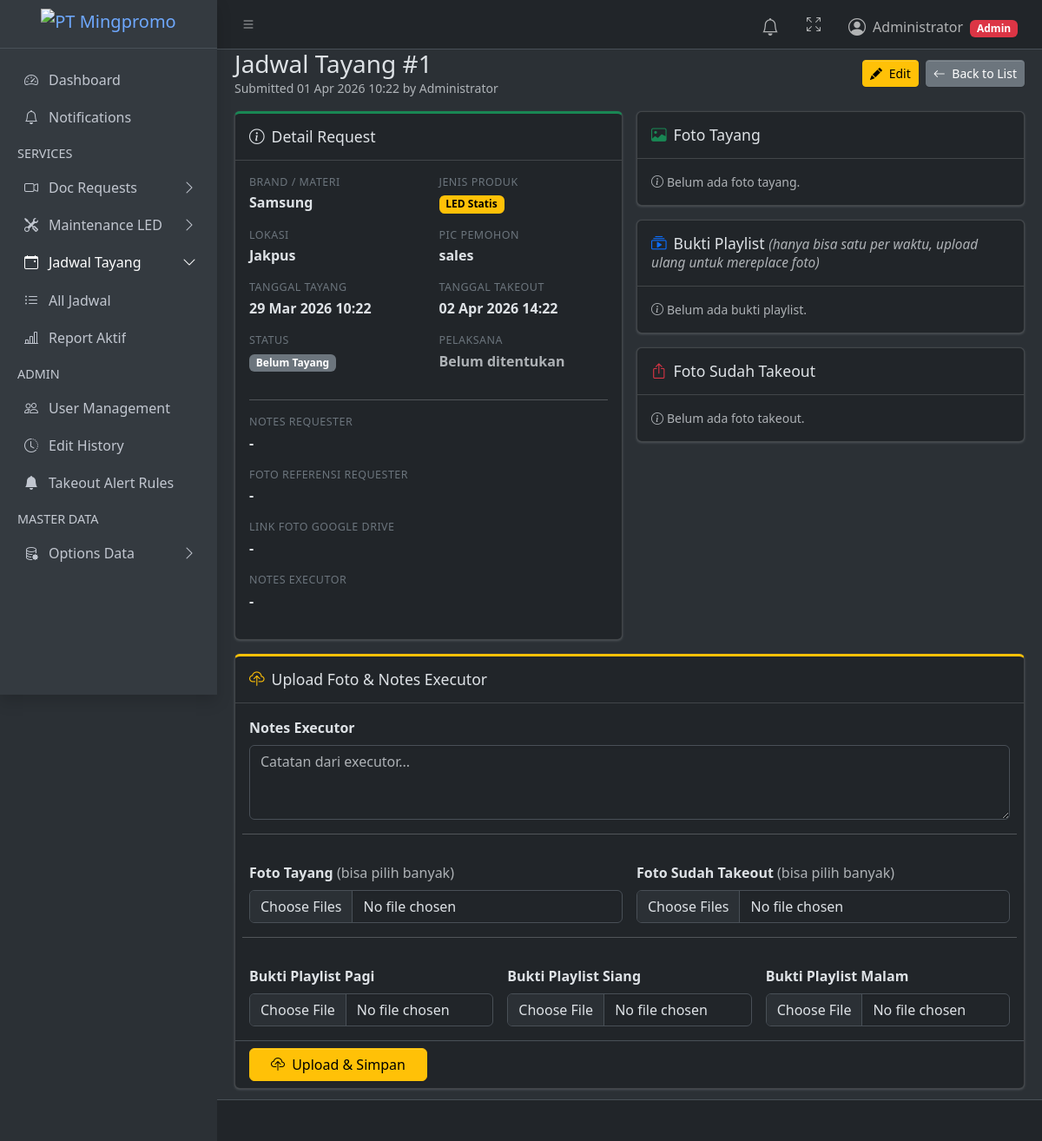
Before: /jadwal-tayang/1/ (signed in) with the older database file.
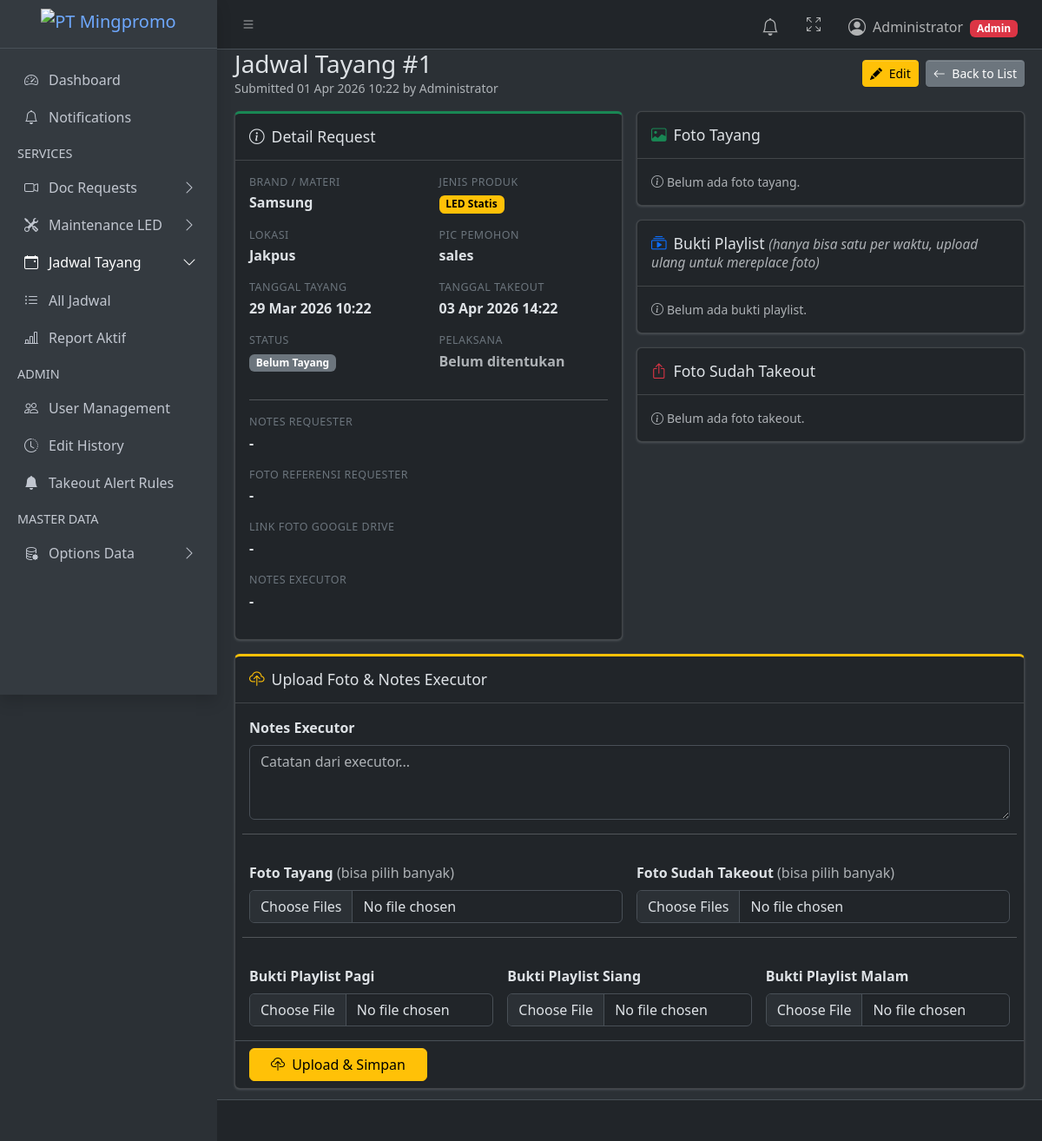
After: the same page with the newer database file.
### products/models.py (models this page shows, shortened)
class JadwalTayang(models.Model):
    STATUS_CHOICES = [
        ('BELUM_TAYANG', 'Belum Tayang'),
        ('SEDANG_TAYANG', 'Sedang Tayang'),
        ('SUDAH_TAKEOUT', 'Sudah Takeout'),
    ]
    submitted_by = models.ForeignKey(
        settings.AUTH_USER_MODEL,
        on_delete=models.CASCADE,
        related_name="jadwal_tayang_requests",
        verbose_name="Submitted By",
    )
    brand_materi = models.ForeignKey(
        BrandMateri, on_delete=models.SET_NULL, null=True,
        verbose_name="Brand / Materi",
    )
    lokasi = models.ManyToManyField(Lokasi, verbose_name="Lokasi")
    jenis_led = models.ForeignKey(
        LEDType, on_delete=models.SET_NULL, null=True,
        verbose_name="Jenis Produk",
    )
    tanggal_tayang = models.DateTimeField("Tanggal Tayang")
    tanggal_takeout = models.DateTimeField("Tanggal Takeout")
    note_requester = models.TextField("Notes Requester", blank=True)
    foto_referensi_requester = models.ImageField(
        "Foto Referensi Requester",
        upload_to="jadwal_tayang/requester/",
        blank=True,
        null=True,
    )
    link_foto_drive_requester = models.URLField(
        "Link Foto Google Drive",
        blank=True,
    )
    note_executor = models.TextField("Notes Executor", blank=True)
    pic_pemohon = models.CharField("PIC Pemohon", max_length=150)
    pelaksana = models.ManyToManyField(
        Dokumentator, blank=True,
        related_name="jadwal_tayang_assignments",
        verbose_name="Pelaksana",
    )
    status = models.CharField(max_length=20, choices=STATUS_CHOICES, default='BELUM_TAYANG')
    created_at = models.DateTimeField(auto_now_add=True)
    class Meta:
        ordering = ['-created_at']
    def lokasi_names(self):
        return list(self.lokasi.order_by("name").values_list("name", flat=True))
    def lokasi_display(self):
        names = self.lokasi_names()
        return ", ".join(names) if names else "-"

class BrandMateri(models.Model):
    name = models.CharField(max_length=200, unique=True)
    def __str__(self):
        return self.name

class LEDType(models.Model):
    name = models.CharField(max_length=100, unique=True)

### products/views.py (the view)
# urls.py: path("jadwal-tayang/<int:pk>/", views.jadwal_tayang_detail, name="jadwal_tayang_detail"),
@login_required
def jadwal_tayang_detail(request, pk):
    jt = get_object_or_404(
        JadwalTayang.objects.select_related(
            "submitted_by", "brand_materi", "jenis_led"
        ).prefetch_related(
            "lokasi", "pelaksana",
            "foto_tayang_set", "foto_takeout_set",
        ),
        pk=pk,
    )
    try:
        bukti_playlist = jt.bukti_playlist
    except JadwalTayangBuktiPlaylist.DoesNotExist:
        bukti_playlist = None
    return render(request, "products/jadwal_tayang_detail.html", {
        "jt": jt,
        "bukti_playlist": bukti_playlist,
        "is_requester": _is_requester(request.user),
        "is_executor": _is_executor(request.user),
        "is_admin": _is_admin(request.user),
    })

### products/views.py (called while the page is built)
def _is_admin(user):
    return user.is_superuser or user.groups.filter(name="admin").exists()

def _is_requester(user):
    return user.groups.filter(name="requester").exists()

def _is_executor(user):
    return user.groups.filter(name="executor").exists()

### products/templates/products/jadwal_tayang_detail.html (shortened to what the changed rows need)
{% extends "layouts/base.html" %}
{% block content %}
<div class="d-flex justify-content-between align-items-center mb-3">
    <div>
        <h3 class="mb-0">Jadwal Tayang #{{ jt.id }}</h3>
        <p class="text-muted mb-0 small">Submitted {{ jt.created_at|date:"d M Y H:i" }} by {{ jt.submitted_by.get_full_name|default:jt.submitted_by.username }}</p>
    </div>
</div>
<div class="row g-3">
    <div class="col-lg-6">
        <div class="card card-success card-outline h-100">
            <div class="card-body">
                <div class="row">
                    <div class="col-6">
                        <div class="detail-label">Brand / Materi</div>
                        <div class="detail-value">{{ jt.brand_materi|default:"-" }}</div>
                    </div>
                    <div class="col-6">
                        <div class="detail-value">
                            {% if jt.jenis_led %}
                            <span class="badge text-bg-warning">{{ jt.jenis_led.name }}</span>
                            {% else %}-{% endif %}
                        </div>
                    </div>
                </div>
                <div class="row">
                    <div class="col-6">
                        <div class="detail-label">Lokasi</div>
                        <div class="detail-value">{{ jt.lokasi_display }}</div>
                    </div>
                    <div class="col-6">
                        <div class="detail-label">PIC Pemohon</div>
                        <div class="detail-value">{{ jt.pic_pemohon }}</div>
                    </div>
                </div>
                <div class="row">
                    <div class="col-6">
                        <div class="detail-label">Tanggal Tayang</div>
                        <div class="detail-value">{{ jt.tanggal_tayang|date:"d M Y H:i" }}</div>
                    </div>
                    <div class="col-6">
                        <div class="detail-label">Tanggal Takeout</div>
                        <div class="detail-value">{{ jt.tanggal_takeout|date:"d M Y H:i" }}</div>
                    </div>
                </div>
                <div class="row">
                    <div class="col-6">
                    </div>
                    <div class="col-6">
                    </div>
                </div>
                <hr class="opacity-25">
                <div class="detail-label">Notes Requester</div>
                <div class="detail-value">{{ jt.note_requester|default:"-"|linebreaksbr }}</div>
                <div class="detail-label">Foto Referensi Requester</div>
                <div class="detail-value">
                    {% if jt.foto_referensi_requester %}
                    <a href="{{ jt.foto_referensi_requester.url }}" target="_blank">
                        <img src="{{ jt.foto_referensi_requester.url }}" alt="Foto Referensi Requester" class="request-reference-thumb">
                    </a>
                    {% else %}
                    -
                    {% endif %}
                </div>
                <div class="detail-label">Link Foto Google Drive</div>
                <div class="detail-value">
                    {% if jt.link_foto_drive_requester %}
                    <a href="{{ jt.link_foto_drive_requester }}" target="_blank" rel="noopener noreferrer">
                        {{ jt.link_foto_drive_requester }}
                    </a>
                    {% else %}
                    -
                    {% endif %}
                </div>
                <div class="detail-label">Notes Executor</div>
                <div class="detail-value">{{ jt.note_executor|default:"-"|linebreaksbr }}</div>
            </div>
        </div>
    </div>
</div>
{% endblock %}

Changed rows visible on the page:
changed JadwalTayang "Jakpus": tanggal_takeout "02 Apr 2026 14:22" → "03 Apr 2026 14:22"
